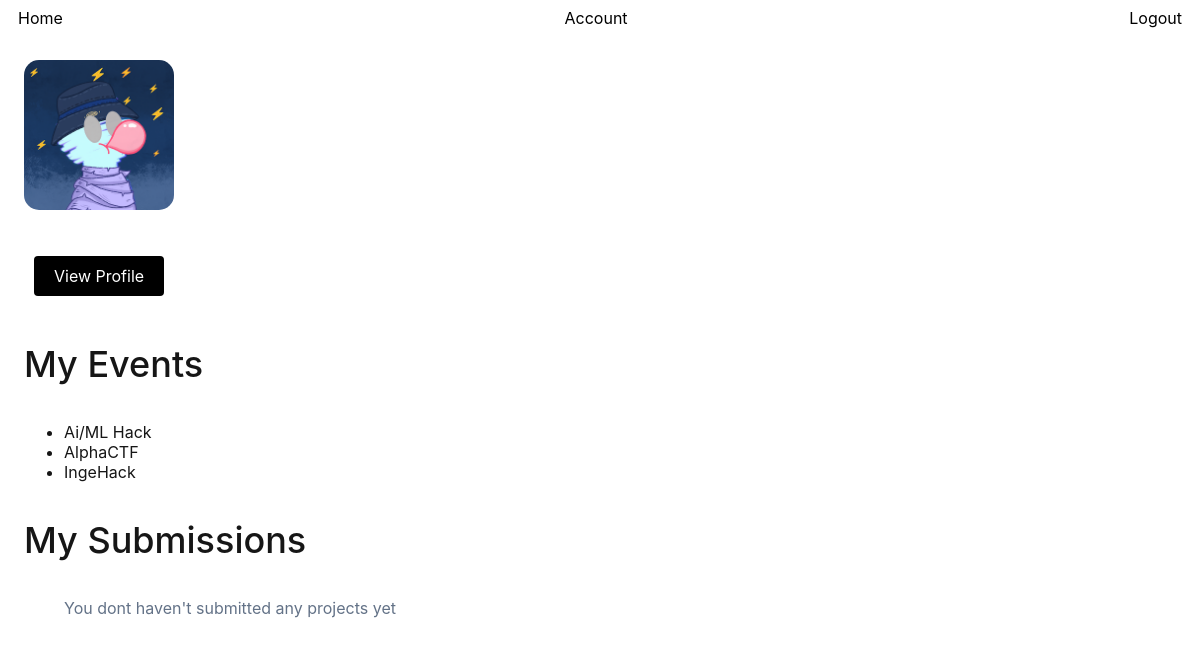
Before: /account/ (signed in) with the older database file.
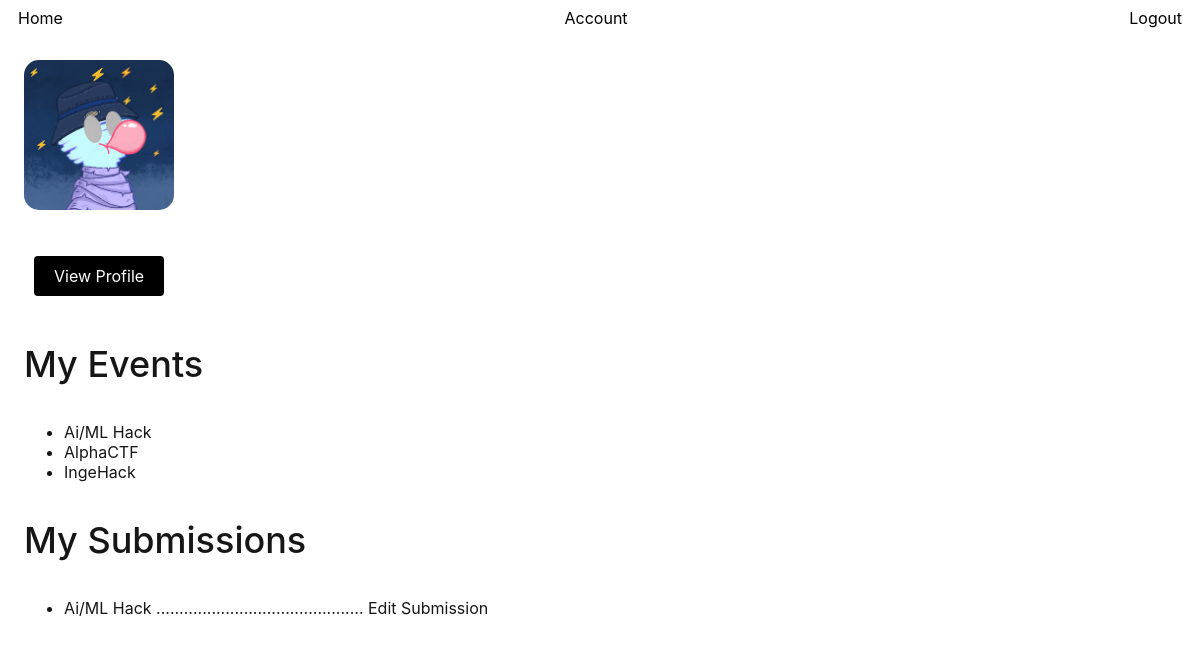
After: the same page with the newer database file.
### base/models.py (models this page shows, shortened)
class User(AbstractUser):
    name = models.CharField(max_length=100, null = True)
    email = models.EmailField(unique=True, null = True)
    bio = models.TextField(null = True, blank = True)
    participant = models.BooleanField(default=True, null = True)
    avatar = models.ImageField(default='avatar.png', upload_to='.')
    USERNAME_FIELD = 'email'   # Auth with EmailField
    REQUIRED_FIELDS=['username']

class Event(models.Model):
    name = models.CharField(max_length  = 255)
    description = models.TextField(max_length =1000, null = True, blank = True)
    participants = models.ManyToManyField(User , blank = True, related_name = "events")
    start_date = models.DateTimeField(null = True, blank = True)
    end_date = models.DateTimeField(null = True, blank = True)
    created = models.DateField(auto_now_add = True) #Create
    updated  = models.DateField(auto_now = True) #Update
    class Meta:
        ordering = ['-end_date']

class Submission(models.Model):
    participant = models.ForeignKey(User, on_delete = models.SET_NULL , null = True , related_name="submission")
    event = models.ForeignKey(Event, on_delete = models.SET_NULL, null = True)
    details = models.TextField(max_length =255, null = True, blank = True)

### base/views.py (the view)
# urls.py: path('account/', account, name = 'account'),
@login_required(login_url='login')
def account(request):
    user = request.user
    context = {'user': user}
    return render(request, "account.html", context)

### templates/account.html (shortened to what this page needs)
{% extends "base.html"%} {% block title %} 👤 Account {% endblock title %}
{% block body %}
<div class="section">
        <img class="user--avatar--lg" src="{{user.avatar.url}}"/>
    </div>
    <div id="account--buttons">
        <a class="btn btn--primary" href="{% url 'profile' user.id %}">View Profile</a>
    </div>
    <div class="section">
        <h3>My Events</h3>
        <ul>
{% for event in user.events.all %}
<li> <a href="{% url 'event_page' pk=event.id %}">{{event.name}}</a></li>
        {% empty %}
            <p>You haven't registed for any events</p>
        {% endfor %}
        </ul>
    </div>
    <div class="section">
        <h3>My Submissions</h3>
        <ul>
{% for sub in user.submission.all %}
   <li> <a href="{% url 'event_page' pk=sub.event.id %}">{{sub.event.name}} .............................................</a>
        <a href="{% url 'pesubmission' pk=sub.id %}">Edit Submission</a></li>
            {% empty %}
            <p>You dont haven't submitted any projects yet</p>
        {% endfor %}
        </ul>
    </div>
 {% endblock body %}

### templates/base.html (shortened to what this page needs)
<!DOCTYPE html>
{% load static %}
<html lang="en">
<head>
    <link rel="stylesheet" href='{% static "css/main.css" %}'>
</head>
<body>
    <nav>
        <a href="{% url 'homepage'  %}">Home </a> {% if request.user.is_authenticated %}
        <a href="{% url 'account'  %}">Account </a>
        <a href="{% url 'logout' %}"> Logout</a> {% else %}
        <a href="{% url 'login' %}"> Login</a> {% endif %}
    </nav>
    <div class="container--main">
        {% block body %} {% endblock body %}
    </div>
</body>
</html>

### static/css/main.css (style rules this page uses)
* { background-color: rgb(255, 255, 255); color: rgb(22, 22, 22); font-family: -apple-system-body, BlinkMacSystemFont, sans-serif; }
h1, h2, h3, h4, h5, h6 { font-weight: 500; }
h3 { font-size: 36px; }
a { text-decoration: none; }
.section { margin: 2em 0; }
.btn { padding: 10px 20px; border-radius: 4px; text-decoration: none; background-color: rgb(204, 204, 204); color: black; display: block; width: fit-content; margin: 10px; background-color: none; border: none; }
.btn--primary { background-color: #000; color: #fff; }
.container--main { width: 1200px; margin: 0 auto; padding: 0 1em; }
nav { display: flex; justify-content: space-between; align-items: center; }
nav a { text-decoration: none; color: black; margin: 0 10px; }
.user--avatar--lg { height: 150px; width: 150px; object-fit: cover; border-radius: 15px; margin: 0; padding: 0; line-height: 0; }
#account--buttons { display: flex; flex-wrap: wrap; }
@media (max-width:1200px) { .container--main { width: 100%; } }

Changed rows visible on the page:
added Submission: event.name "Ai/ML Hack"
Other visible differences:
text no longer shown: "You dont haven't submitted any projects yet"
